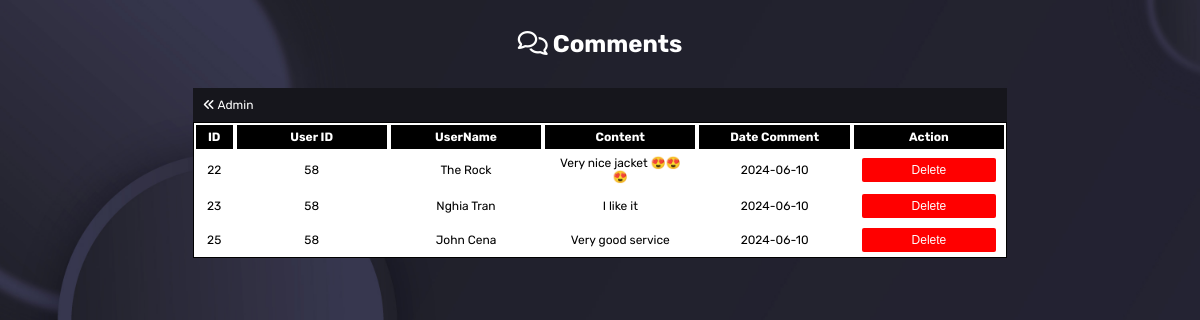
/admin/actions-data/comments/admin-comment.php (signed in), run on the app's committed database.
### tables this page shows
CREATE TABLE `comment` (
  `id` int(11) NOT NULL,
  `userid` int(200) NOT NULL,
  `username` varchar(100) NOT NULL,
  `content` varchar(999) NOT NULL,
  `datecomment` date NOT NULL
);

### admin/actions-data/comments/admin-comment.php (the view, shortened to what this page needs)
<!DOCTYPE html>
<html lang="en">
<head>
    <link rel="stylesheet" href="../../../assets/css/management.css">
    <link rel="stylesheet" href="https://cdnjs.cloudflare.com/ajax/libs/font-awesome/6.4.2/css/all.min.css">
    <link rel="stylesheet" href="https://cdn.jsdelivr.net/npm/sweetalert2@10.16.6/dist/sweetalert2.min.css">
</head>
<body>
    <div>
        <h1><i class="fa-regular fa-comments"></i> Comments</h1>
        <div class="admin-actions">
            <a href="../../admin.php"><i class="fa-solid fa-angles-left"></i> Admin</a>
        </div>
        <table class="view viewproduct">
            <tr class="indent">
                <td>ID</td>
                <td>User ID</td>
                <td>UserName</td>
                <td>Content</td>
                <td>Date Comment</td>
                <td>Action</td>
            </tr>
            <?php
            require '../../../config/database.php';
            $all_comment = $conn->prepare("SELECT * FROM comment");
            $all_comment->execute();
            $result_all_comment = $all_comment->get_result();
            while($row_comment = $result_all_comment->fetch_assoc()){
                ?>
                <tr>
                    <td><?php echo $row_comment['id'];?></td>
                    <td><?php echo $row_comment['userid'];?></td>
                    <td><?php echo $row_comment['username'];?></td>
                    <td><?php echo $row_comment['content'];?></td>
                    <td><?php echo $row_comment['datecomment'];?></td>
                    <td class="actions">
                        <a onclick="return confirm('Are you sure??');" href="./delete-comment.php?id=<?php echo $row_comment['id']?>"><button class="delete">Delete</button></a>
                    </td>
                </tr>
                <?php
            }
            ?>
        </table>
    </div>
</body>
</html>

### assets/css/management.css (style rules this page uses)
* { padding: 0; margin: 0; }
body { display: flex; font-size: 12px; justify-content: center; font-family: 'Rubik', sans-serif; background-color: black; background-image: url('../images/background-admin.jpg'); background-size: cover; background-repeat: no-repeat; height: 100vh; }
h1 { text-align: center; color: rgb(255, 255, 255); }
body > div { margin-top: 30px; }
.admin-actions { display: flex; justify-content: space-between; background-color: #16161c; padding: 10px; margin-top: 30px; }
.admin-actions a { color: white; text-decoration: none; }
table.view { border-color: black; background-color: white; }
.viewproduct tr { display: grid; grid-template-columns: 3% repeat(10,1fr); }
table.view tr { align-items: center; }
table { width: 100%; border: 1px solid ; padding: 10px 0px; border-collapse: collapse; }
.indent td { background-color: black; color: white; margin: 2px 2px; font-weight: bold; }
td { padding: 5px 10px; text-align: center; overflow: hidden; text-wrap: wrap; }
td.actions { display: grid; grid-template-columns: auto; gap: 3px; }
.actions a button { width: 100%; padding: 5px 15px; border: none; font-size: 12px; color: white; cursor: pointer; }
.actions a button.delete { background-color: red; border-radius: 2px; }

### admin/actions-data/comments/admin-comment.php (style rules this page uses)
.viewproduct tr { display: grid; grid-template-columns: 5% repeat(5,1fr); }
.admin-actions { background-color: #16161c; }
tr.indent td { background-color: black; }
table.view { border-color: black; }
td a button { background-color: green; color: white; border-radius: 2px; }

### data on the page
comment: id "22", userid "58", username "The Rock", content "Very nice jacket 😍😍😍", datecomment "2024-06-10"
comment: id "23", userid "58", username "Nghia Tran", content "I like it", datecomment "2024-06-10"
comment: id "25", userid "58", username "John Cena", content "Very good service", datecomment "2024-06-10"
